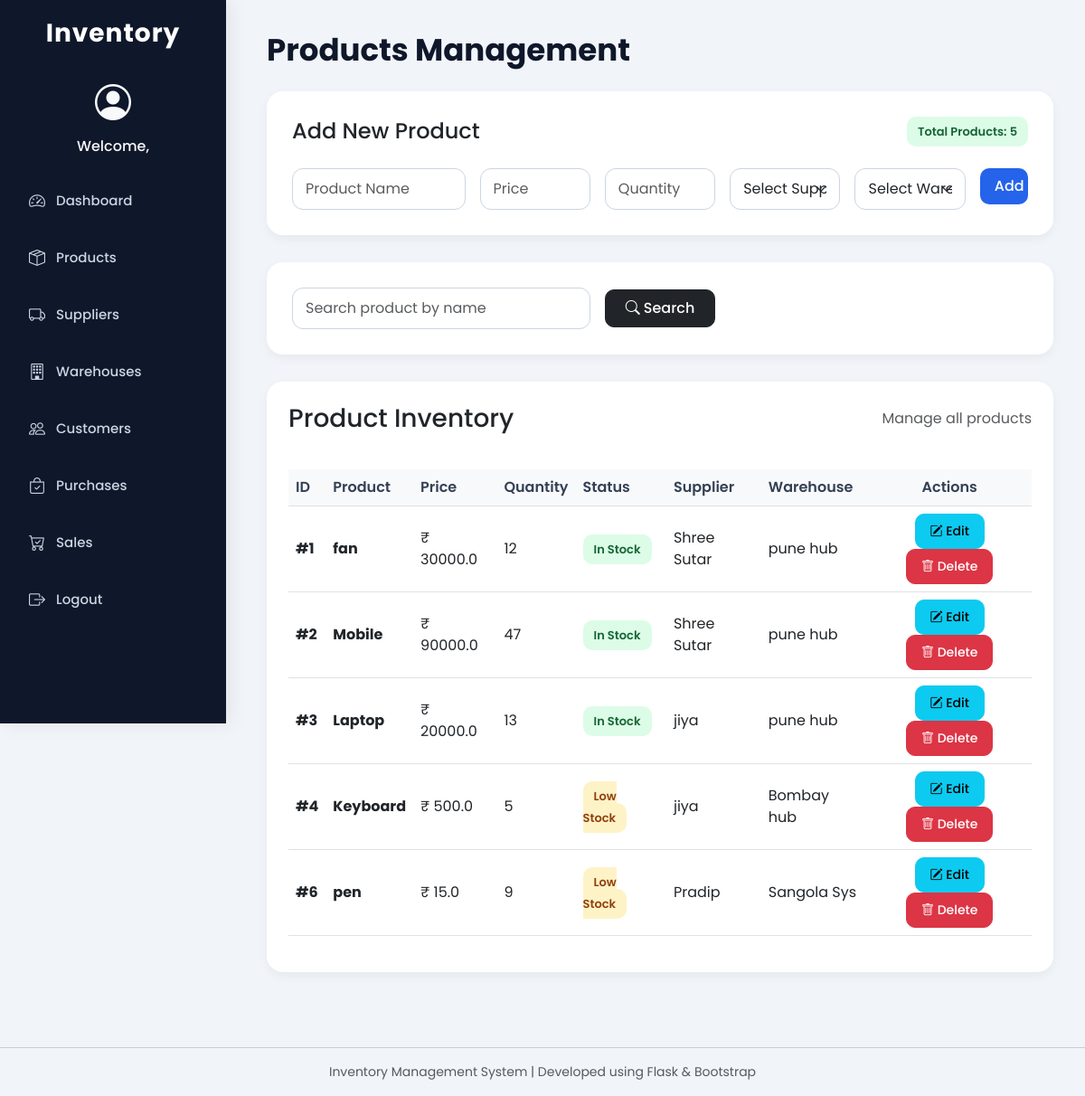
Page /products on the committed database.
### tables this page shows
CREATE TABLE products (
    id INTEGER PRIMARY KEY AUTOINCREMENT,
    name TEXT,
    price REAL,
    qty INTEGER,
    supplier_id INTEGER,
    warehouse_id INTEGER,
    FOREIGN KEY (supplier_id) REFERENCES suppliers(id),
    FOREIGN KEY (warehouse_id) REFERENCES warehouses(id)
);

CREATE TABLE suppliers (
    id INTEGER PRIMARY KEY AUTOINCREMENT,
    name TEXT,
    phone TEXT
);

CREATE TABLE warehouses (
    id INTEGER PRIMARY KEY AUTOINCREMENT,
    name TEXT,
    location TEXT
);

### app.py (the view, shortened to what this page needs)
@app.route("/products", methods=["GET", "POST"])
def products():
    con = get_db()
    cur = con.cursor()
    search = request.args.get("search")
    if search:
        cur.execute("""
        SELECT p.id, p.name, p.price, p.qty,
               s.name, w.name
        FROM products p
        LEFT JOIN suppliers s ON p.supplier_id=s.id
        LEFT JOIN warehouses w ON p.warehouse_id=w.id
        WHERE p.name LIKE ?
        """, ('%' + search + '%',))
    else:
        cur.execute("""
        SELECT p.id, p.name, p.price, p.qty,
               s.name, w.name
        FROM products p
        LEFT JOIN suppliers s ON p.supplier_id=s.id
        LEFT JOIN warehouses w ON p.warehouse_id=w.id
        """)
    products = cur.fetchall()
    cur.execute("SELECT id, name FROM suppliers")
    suppliers = cur.fetchall()
    cur.execute("SELECT id, name FROM warehouses")
    warehouses = cur.fetchall()
    con.close()
    return render_template("products.html",
                           suppliers=suppliers,
                           warehouses=warehouses,
                           products=products)

### app.py (called while the page is built)
def get_db():
    return sqlite3.connect("database.db")

### templates/products.html (shortened to what this page needs)
{% extends "base.html" %}
{% block content %}
<h1 class="page-title">Products Management</h1>
<div class="form-section">
    <div class="d-flex justify-content-between align-items-center mb-4">
        <h4 class="mb-0">
            Add New Product
        </h4>
        <span class="badge-stock">
            Total Products: {{products|length}}
        </span>
    </div>
    <form method="POST">
        <div class="row g-3">
            <div class="col-md-3">
                <input type="text"
                       name="name"
                       class="form-control"
                       placeholder="Product Name"
                       required>
            </div>
            <div class="col-md-2">
                <input type="number"
                       name="price"
                       class="form-control"
                       placeholder="Price"
                       required>
            </div>
            <div class="col-md-2">
                <input type="number"
                       name="qty"
                       class="form-control"
                       placeholder="Quantity"
                       required>
            </div>
            <div class="col-md-2">
                <select name="supplier"
                        class="form-select"
                        required>
                    <option selected disabled>
                        Select Supplier
                    </option>
                </select>
            </div>
            <div class="col-md-2">
                <select name="warehouse"
                        class="form-select"
                        required>
                    <option selected disabled>
                        Select Warehouse
                    </option>
                </select>
            </div>
            <div class="col-md-1">
                <button class="btn btn-custom w-100">
                    Add
                </button>
            </div>
        </div>
    </form>
</div>
<div class="form-section">
    <form method="GET">
        <div class="row g-3 align-items-center">
            <div class="col-md-5">
                <input type="text"
                       name="search"
                       class="form-control"
                       placeholder="Search product by name">
            </div>
            <div class="col-md-2">
                <button class="btn btn-dark w-100">
                    <i class="bi bi-search"></i>
                    Search
                </button>
            </div>
        </div>
    </form>
</div>
<div class="table-container">
    <div class="d-flex justify-content-between align-items-center mb-4">
        <h3 class="mb-0">
            Product Inventory
        </h3>
        <span class="text-muted">
            Manage all products
        </span>
    </div>
    <div class="table-responsive">
        <table class="table table-hover align-middle">
            <thead class="table-light">
                <tr>
                    <th>ID</th>
                    <th>Product</th>
                    <th>Price</th>
                    <th>Quantity</th>
                    <th>Status</th>
                    <th>Supplier</th>
                    <th>Warehouse</th>
                    <th class="text-center">Actions</th>
                </tr>
            </thead>
            <tbody>
                {% for p in products %}
                <tr>
                    <td>
                        <strong>#{{p[0]}}</strong>
                    </td>
                    <td>
                        <strong>{{p[1]}}</strong>
                    </td>
                    <td>
                        ₹ {{p[2]}}
                    </td>
                    <td>
                        {{p[3]}}
                    </td>
                    <td>
                        {% if p[3] > 10 %}
                        <span class="badge-stock">
                            In Stock
                        </span>
                        {% elif p[3] > 0 %}
                        <span class="badge-low">
                            Low Stock
                        </span>
                        {% else %}
                        <span class="badge-out">
                            Out Of Stock
                        </span>
                        {% endif %}
                    </td>
                    <td>
                        {{p[4]}}
                    </td>
                    <td>
                        {{p[5]}}
                    </td>
                    <td class="text-center">
                        <a href="/edit_product/{{p[0]}}"
                           class="btn btn-info btn-sm">
                            <i class="bi bi-pencil-square"></i>
                            Edit
                        </a>
                        <a href="/delete_product/{{p[0]}}"
                           class="btn btn-danger btn-sm"
                           onclick="return confirm('Are you sure you want to delete this product?')">
                            <i class="bi bi-trash"></i>
                            Delete
                        </a>
                    </td>
                </tr>
                {% endfor %}
            </tbody>
        </table>
    </div>
</div>
{% endblock %}

### templates/base.html (shortened to what this page needs)
<!DOCTYPE html>
<html lang="en">
<head>
<link href="https://cdn.jsdelivr.net/npm/bootstrap@5.3.0/dist/css/bootstrap.min.css" rel="stylesheet">
<link rel="stylesheet" href="https://cdn.jsdelivr.net/npm/bootstrap-icons@1.11.3/font/bootstrap-icons.min.css">
</head>
<body>
<div class="sidebar">
<h3>Inventory</h3>
<div class="text-center text-light mb-4">
    <i class="bi bi-person-circle fs-1"></i>
    <h6 class="mt-2">
        Welcome,
    </h6>
</div>
<a href="/dashboard">
<i class="bi bi-speedometer2"></i>
Dashboard
</a>
<a href="/products">
<i class="bi bi-box-seam"></i>
Products
</a>
<a href="/suppliers">
<i class="bi bi-truck"></i>
Suppliers
</a>
<a href="/warehouses">
<i class="bi bi-building"></i>
Warehouses
</a>
<a href="/customers">
<i class="bi bi-people"></i>
Customers
</a>
<a href="/purchases">
<i class="bi bi-bag-check"></i>
Purchases
</a>
<a href="/sales">
<i class="bi bi-cart-check"></i>
Sales
</a>
<a href="/logout">
<i class="bi bi-box-arrow-right"></i>
Logout
</a>
</div>
<div class="content">
{% block content %}
{% endblock %}
</div>
</body>
</html>
<footer class="text-center mt-5 text-muted">
    <hr>
    <p>
        Inventory Management System |
        Developed using Flask & Bootstrap
    </p>
</footer>

### templates/base.html (style rules this page uses)
* { margin:0; padding:0; box-sizing:border-box; font-family:'Poppins', sans-serif; }
body { background:#f1f5f9; overflow-x:hidden; }
.sidebar { position:fixed; width:250px; height:100vh; background:#0f172a; padding-top:20px; box-shadow:4px 0 20px rgba(0,0,0,0.08); z-index:1000; }
.sidebar h3 { color:white; text-align:center; margin-bottom:30px; font-weight:700; letter-spacing:1px; }
.sidebar a { display:flex; align-items:center; gap:12px; color:#cbd5e1; text-decoration:none; padding:14px 20px; margin:8px 12px; border-radius:12px; transition:0.3s; font-size:15px; font-weight:500; }
.sidebar a i { font-size:18px; }
.content { margin-left:260px; padding:35px; }
.page-title { font-size:34px; font-weight:700; margin-bottom:25px; color:#0f172a; }
.table-container { background:white; padding:24px; border-radius:18px; box-shadow:0 4px 12px rgba(0,0,0,0.05); }
.form-section { background:white; padding:28px; border-radius:18px; box-shadow:0 4px 12px rgba(0,0,0,0.05); margin-bottom:30px; }
.table { margin-top:15px; }
.table thead { background:#f8fafc; }
.table th { font-weight:600; color:#334155; }
.table td { vertical-align:middle; }
.form-control, .form-select { border-radius:12px; padding:10px 14px; border:1px solid #cbd5e1; box-shadow:none; }
.btn { border-radius:10px; padding:8px 16px; font-weight:500; }
.btn-custom { background:#2563eb; color:white; border:none; transition:0.3s; }
.badge-stock { background:#dcfce7; color:#166534; padding:7px 12px; border-radius:10px; font-size:13px; font-weight:600; }
.badge-low { background:#fef3c7; color:#92400e; padding:7px 12px; border-radius:10px; font-size:13px; font-weight:600; }
footer { margin-top:50px; color:#64748b; font-size:14px; }

### rows in the picture
products: id "1", name "fan", price "30000.0", qty "12", shows "In Stock", name "Shree Sutar", name "pune hub"
products: id "2", name "Mobile", price "90000.0", qty "47", shows "In Stock", name "Shree Sutar", name "pune hub"
products: id "3", name "Laptop", price "20000.0", qty "13", shows "In Stock", name "jiya", name "pune hub"
products: id "4", name "Keyboard", price "500.0", qty "5", shows "Low Stock", name "jiya", name "Bombay hub"
products: id "6", name "pen", price "15.0", qty "9", shows "Low Stock", name "Pradip", name "Sangola Sys"

### other values in the picture
{{ products|length }} "5"
